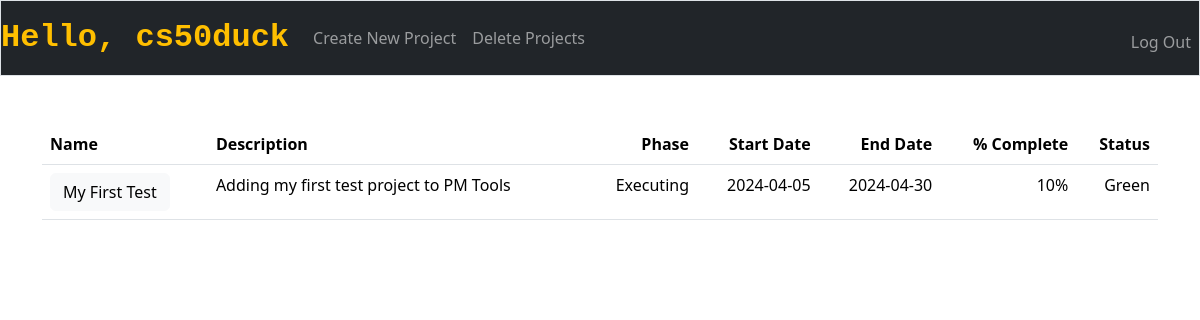
Page / (signed in) on the earlier database version.
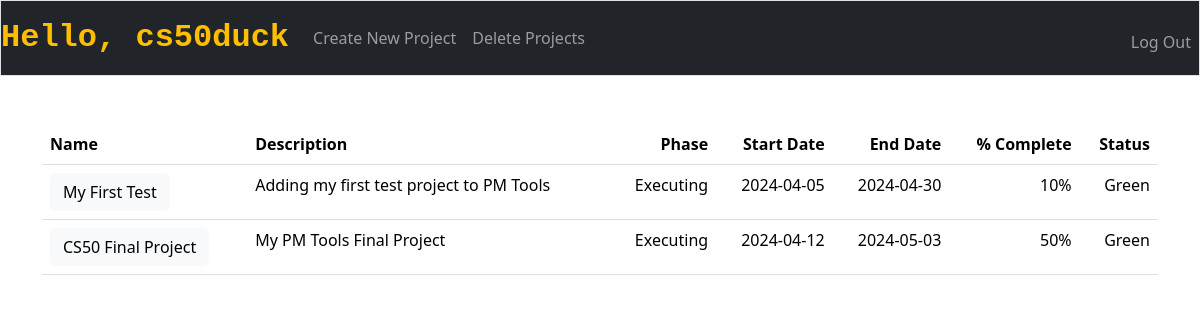
Same page on the later database version.
### tables this page shows
CREATE TABLE users(
	id INTEGER PRIMARY KEY AUTOINCREMENT NOT NULL,
	username TEXT NOT NULL,
	hash TEXT NOT NULL);

CREATE TABLE projects(
	id INTEGER PRIMARY KEY AUTOINCREMENT NOT NULL,
	user_id INTEGER NOT NULL,
	name TEXT NOT NULL,
	description TEXT NOT NULL,
	start_date DATE NOT NULL,
	end_date DATE NOT NULL,
	percent_complete INTEGER NOT NULL DEFAULT 0,
	status TEXT CHECK(status IN('Green', 'Yellow', 'Red')) NOT NULL DEFAULT 'Green',
	phase TEXT CHECK(phase IN('Initiating', 'Plannning', 'Executing', 'Delivering', 'Closing')) NOT NULL DEFAULT 'Initiating',
	FOREIGN KEY(user_id) REFERENCES users(id)
	);

### app.py (the view)
@app.route("/", methods=["GET", "POST"])
@login_required
def index():
    user = db.execute("SELECT username FROM users WHERE id = ?", session["user_id"])[0]
    projects = db.execute("SELECT * FROM projects WHERE user_id = ?", session["user_id"])
    if request.method == "POST":
        project_id = request.form["project_id"]
        url = "/edit_project/" + str(project_id)
        return redirect(url)
    else:
        return render_template("index.html", user=user, projects=projects)

### app.py (called while the page is built)
@app.after_request
def after_request(response):
    response.headers["Cache-Control"] = "no-cache, no-store, must-revalidate"
    response.headers["Expires"] = 0
    response.headers["Pragma"] = "no-cache"
    return response

### helpers.py (called while the page is built)
def login_required(f):
    @wraps(f)
    def decorated_function(*args, **kwargs):
        if session.get("user_id") is None:
            return redirect("/login")
        return f(*args, **kwargs)
    return decorated_function

### templates/index.html (shortened to what this page needs)
{% extends "layout.html" %}
{% block main %}
    <table class="table table-all">
        <thead>
            <tr>
                <th class="text-start">Name</th>
                <th class="text-start">Description</th>
                <th class="text-end">Phase</th>
                <th class="text-end">Start Date</th>
                <th class="text-end">End Date</th>
                <th class="text-end">% Complete</th>
                <th class="text-end">Status</th>
            </tr>
        </thead>
        <tbody>
            {% for project in projects %}
                <tr>
                    <td class="text-start">
                        <form action="/" method="post">
                            <button type="submit" class="btn btn-light">{{ project.name }}</button>
                        </form>
                    </td>
                    <td class="text-start">{{ project.description }}</td>
                    <td class="text-end">{{ project.phase }}</td>
                    <td class="text-end">{{ project.start_date }}</td>
                    <td class="text-end">{{ project.end_date }}</td>
                    <td class="text-end">{{ project.percent_complete }}%</td>
                    <td class="text-end">{{ project.status }}</td>
                </tr>
            {% endfor %}
        </tbody>
    </table>
{% endblock %}

### templates/layout.html (shortened to what this page needs)
<!DOCTYPE html>
<html lang="en">
    <head>
        <link href="https://cdn.jsdelivr.net/npm/bootstrap@5.3.2/dist/css/bootstrap.min.css" rel="stylesheet">
        <link href="/static/styles.css" rel="stylesheet">
    </head>
    <body>
        <nav class="bg-dark border navbar navbar-expand-md navbar-dark">
            <a class="navbar-brand" href="/">
                {% if session["user_id"] %}
                    Hello, {{ user.username }}
                {% else %}
                    PM Tools
                {% endif %}
            </a>
            <div class="collapse navbar-collapse" id="navbarSupportedContent">
                {% if session["user_id"] %}
                    <ul class="navbar-nav mr-auto">
                        <li class="nav-item">
                            <a class="nav-link" href="/new_project">Create New Project</a>
                        </li>
                        <li class="nav-item">
                            <a class="nav-link" href="/delete_project">Delete Projects</a>
                        </li>
                    </ul>
                    <ul class="navbar-nav ms-auto mt-2">
                        <li class="nav-item"><a class="nav-link" href="/logout">Log Out</a></li>
                    </ul>
                {% else %}
                    <ul class="navbar-nav ms-auto mt-2">
                        <li class="nav-item"><a class="nav-link" href="/register">Register</a></li>
                        <li class="nav-item"><a class="nav-link" href="/login">Log In</a></li>
                    </ul>
                {% endif %}
            </div>
        </nav>
        <main class="container py-5 text-center">
            {% block main %}{% endblock %}
        </main>
    </body>
</html>

### static/styles.css (style rules this page uses)
nav .navbar-brand { font-family: 'Courier New', monospace; font-size: xx-large; color: #FFBF00; font-weight: bold; }

Differences in the rows shown:
added projects: name "CS50 Final Project", description "My PM Tools Final Project", phase "Executing", start_date "2024-04-12", end_date "2024-05-03", percent_complete "50", status "Green"
